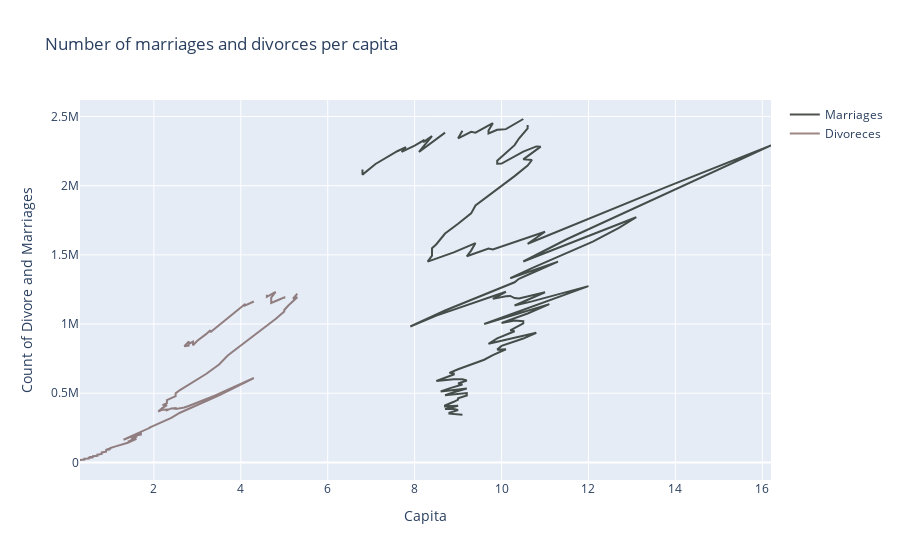

This figure's notebook cell:
### Code cell
import plotly.graph_objs as go
# trace1
trace1 = go.Scatter(
                    x = filteredRecords.Marriages_per_1000,
                    y = filteredRecords.Marriages,
                    mode = "lines",
                    name = "Marriages",
                    marker = dict(color = 'rgba(1, 11, 2, 0.7)')
                   )
# trace2
trace2 = go.Scatter(
                    x = filteredRecords.Divorces_per_1000,
                    y = filteredRecords.Divorces,
                    mode = "lines",
                    name = "Divoreces",
                    marker = dict(color = 'rgba(60, 16, 10, 0.5)')
                   )
data = [trace1,trace2]
layout = dict(title = 'Number of marriages and divorces per capita',
              xaxis= dict(title= 'Capita'),
              yaxis= dict(title= 'Count of Divore and Marriages')
             )
fig = dict(data = data, layout = layout)
iplot(fig)

### Figure 1 — Plotly figure (JSON) as saved in the notebook; plotly's stock layout.template omitted (floating-point values rounded to 4 significant figures; data arrays with more than 128 entries replaced by an {"elided": "..."} marker saying what was removed)
{"data": [{"marker": {"color": "rgba(1, 11, 2, 0.7)"}, "mode": "lines", "name": "Marriages", "type": "scatter", "x": {"elided": "144 float values"}, "y": {"elided": "144 int values"}}, {"marker": {"color": "rgba(60, 16, 10, 0.5)"}, "mode": "lines", "name": "Divoreces", "type": "scatter", "x": {"elided": "144 float values"}, "y": {"elided": "144 int values"}}], "layout": {"title": {"text": "Number of marriages and divorces per capita"}, "xaxis": {"title": {"text": "Capita"}}, "yaxis": {"title": {"text": "Count of Divore and Marriages"}}}}
